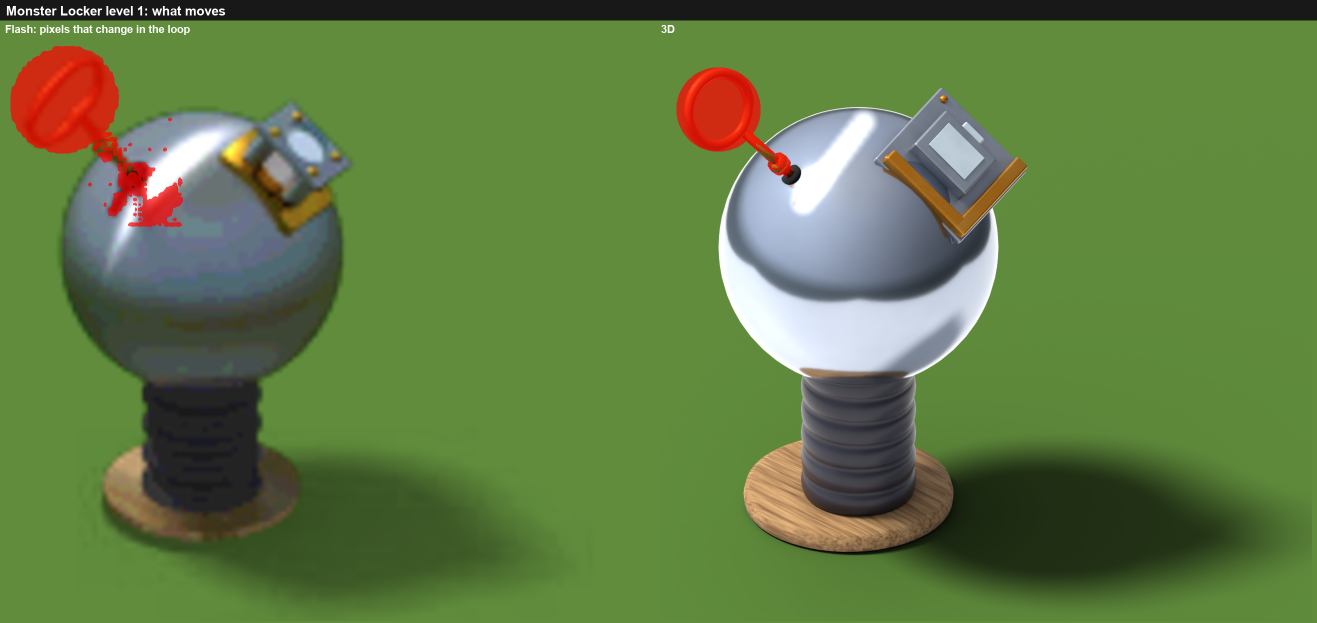
#> input picture art-samples/buildings-b6/locker-v1/L1-motion.png, 2634 x 1246 px, given in place of 8.1.jpg, which was not available (shown at 1/2 size)
$ python buttons.py
#> lines starting #> are read from the running program, lines starting #| are printed output that depends on the picture; after the words box and inside, x2 and y2 are one past the last pixel; in counts of white or black regions, pixels touching at a corner belong together
### art-samples/buildings-b6/locker-v1/stack.py
"""stack.py : the Monster Locker's parts and their mounting points per level, shared by locker.py (Blender) and post.py.

Flash redesigns the Locker at every level, so the 3D follows it while keeping one family of parts: a wooden base
disc, the black ribbed bellows, a polished blue-chrome shell, the gold wind-up key on top at the left (it turns about
its shaft once a loop), the gold barrel of blocks inside (it turns about its axle), and steel panels with gold
brackets bolted to the shell. Levels 2-4 (reviewer + owner, 7 Nov): separate round gold gear wheels on ONE axle seen
nearly edge-on (only the front half of each rim shows as a tall arc of flat tooth tops, dark gaps between), the key's
stem down between the first two.
Level 1: a small chrome ball on short bellows on a wooden disc, a closed shell, one panel box with a window.
Level 2: a big ball with an opening at its upper front left showing three gold cogs inside (the key's shaft comes down
through the opening and turns the middle one), four panels (two with portholes), taller bellows, and the disc lifted
on three needle legs.
Level 3: the shell becomes an egg lying along world X with its top-front half cut away over the long barrel of gold
blocks, a flat end plate on the right, a square chimney at the back right, a gold cog under a wide flat bellows, four
bolt feet; the key's bow becomes a gold wire monster face.
Level 4: level 3 lifted on four steel pillars round the bellows, on a wide wooden base; barred vents replace the
portholes, the key's bow is a solid gold monster head and the chimney gets a gold cage.

World units: 10 Flash px across, 8.66 Flash px up (the hatchery/putty/pebble/twig camera: orthographic, 30 degrees up).
Bearings: 0 = world +X (front right on screen), -90 = world -Y (front left), -45 = straight at the viewer.
Positions are given as Flash pixels (game frame, origin = the building's anchor) where Flash shows them.
"""
import math

ORIGIN = (0.0, 55.0)        # Flash pixel of the world origin (on the ground)
GROUND = 0.0
FRAMES = {1: 21, 2: 20, 3: 20, 4: 20}     # Flash's loops (level 4's data says 21, but its strip has 20 cells)

KEY_TURN = {1: 0.5, 2: 0.5, 3: -0.5, 4: 0.5}  # the key's turns a loop (level 3 the other way round) (Flash's rings turn half round: they look
                                             # the same after half a turn; the monster bows too: Flash shows one edge-on a loop)
KEY0 = {1: -1.0, 2: 252.0, 3: 90.0, 4: 90.0}   # the key's bow at frame 0 (degrees about its shaft)

# the ground middle under each level's axis (Flash px)
GC = {1: (-2.0, 53.0), 2: (0.0, 57.0), 3: (1.0, 50.0), 4: (-3.0, 52.0)}

SHEEN = {2: tuple((-30 + 1.5 * i, -22 - 1.0 * i) for i in range(8)), 1: tuple((-13 + 1.1 * i, -8 - 1.45 * i) for i in range(12)), 3: (), 4: ()}   # Flash's white streak on the
                                                                                   # shell (Flash px along it)
# ---- level 1
L1_DISC_R, L1_DISC_H = 2.1, 0.4
L1_DISC_C = (-4.0, 52.0)                         # Flash px of the disc's middle on the ground
L1_BELLOWS_R, L1_BELLOWS_RIBS = 1.15, 6
L1_BALL_C, L1_BALL_R = (-2.0, 1.0), 2.8          # Flash px of the ball's middle, radius (world)
L1_KEY_AT = (-15.5, -13.5)                       # Flash px where the key's shaft leaves the ball
L1_KEY_RING = (-25.0, -27.0)                     # Flash px of the ring's middle (Flash: oval 22x16 px at -38..-16, -37..-21)
L1_KEY_RING_R = 1.0
L1_KEY_SQUASH = 0.72                             # the ring is an oval: this much shorter along the shaft than across (Flash 16/22)
L1_BOX_AT = (16.0, -15.0)                        # Flash px of the panel box's middle on the ball
L1_BOX_SPIN = 20.0
L1_BOX_LEAN = 0.7

# ---- level 2
L2_DISC_R, L2_DISC_Z, L2_DISC_H = 2.75, 1.85, 0.32
L2_BELLOWS_R, L2_BELLOWS_RIBS = 2.15, 7
L2_BALL_C, L2_BALL_R = (-1.0, -18.0), 4.2
L2_HOLE = (290.0, 28.0, 3.8)                    # the top hole: the cut plane's normal tilted toward this bearing by this
                                                 # many degrees, at this distance from the ball's middle
L2_LEGS = (225.0, 45.0, -45.0)                   # the three needle legs' bearings
L2_LEG_D = 4.05
L2_KEY_RING = (-27.0, -75.0)
L2_KEY_RING_R = 1.5
L2_KEY_LEAN = 46.0                               # the shaft leans this far out of the screen toward the camera
L2_WALL = 0.28                                   # the shell's wall at the opening (Flash shows a thick lip)
L2_KEY_FOOT = (-20.0, -45.0)                     # Flash px where the key's stem goes down into the hole between the two
                                                 # gear wheels
# level 2's two gear wheels (as L3_GEARS, smaller): seen through the hole as two leaning bands of big flat gold tooth
# tops; 10 teeth and 36 degrees a loop = one tooth a loop
L2_GEARS = dict(psi=35.0, q=0.30, c1=(-12.0, -41.0), depth=0.0, pitch=1.0, radii=(2.0, 1.9), thick=0.6,
                teeth=(10, 10), tooth=0.22, turn=36.0)
L2_PANELS = (                                    # Flash px of each panel's middle, kind
    ((-42.0, -24.0), "port"),
    ((-28.0, -6.0), "port"),
    ((17.0, 3.0), "port"),
    ((24.0, -47.0), "box"),
)
L2_PANEL_SPIN = (0.0, 0.0, 0.0, 30.0)
L2_PANEL_LEAN = (0.0, 0.2, 0.2, 0.5)


def polar(th, r, z):
    a = math.radians(th)
    return (r * math.cos(a), r * math.sin(a), z)


# ---- levels 3 and 4 (level 4 = level 3 on pillars and a wooden base, vents for portholes, a solid bow, a caged chimney)
L3_BODY_C, L3_BODY_R = (2.0, -14.0), 4.4         # (kept for the panels' stand-off: the body's rough radius)
# the body: Flash's tall egg, its top leaning toward the back right, its upper left side cut away by a plane along its
# length (the opening faces up and toward the front left); the gold barrel lies in it along the egg's axis, half of it
# above the rim
L3_EGG_C = (0.0, -14.0)                         # Flash px of the egg's middle (in the upright plane through the axis)
L3_EGG_R = (4.5, 4.6, 3.9)                       # radius across, half length toward the top, toward the bottom
L3_EGG_TAPER, L4_EGG_TAPER = 0.0, 0.0          # the egg's width change toward its top (+ wider)
L3_EGG_AXIS = (70.0, 12.0)                       # the long axis: from straight up toward this bearing, by this much
L3_CUT = (30.0, 12.0, 1.2)                      # the opening's plane: its normal from straight up toward this bearing
                                                 # by this much, its distance from the middle
L3_CUT2 = (200.0, 100.0, -2.4)                          # the dome's cut face (as L3_CUT); None: one plane cut only
L3_CUT_R, L4_CUT_R = 2.5, 2.5                    # the corner between the two cuts rounded to this radius
# the gears (Flash, owner 7 Nov): four separate round gold gear wheels on ONE axle, seen nearly edge-on from the
# game camera (only the front half of each rim shows: a tall "(" arc of flat tooth tops, a dark gap (the next
# wheel's face) between neighbours). Fitted to Flash's moving-pixel map (review/flash-L3-moving-grid10.png) as
# coaxial ellipses: the axle's screen direction leans `psi` degrees below horizontal to the right and points `q`
# (cosine) toward the camera, so the wheels to the right stand nearer the camera and hide their neighbours' right
# halves. c1 = Flash px of the first (biggest, back-left) wheel's middle, depth = how far behind the egg's middle
# along the view; pitch = the wheels' spacing along the axle (world units); radii front to back; teeth per wheel
# (10 each: Flash shows ~5 big flat tooth tops per half-rim arc; the 36-degree turn a loop = 1 tooth, seamless, ~1 px a frame)
L3_GEARS = dict(psi=37.0, q=0.27, c1=(-13.0, -44.0), depth=0.0, pitch=1.0, radii=(3.0, 3.0, 2.9, 2.2),
                thick=0.6, teeth=(10, 10, 10, 10), tooth=0.22, turn=36.0)
L4_GEARS = dict(psi=31.0, q=0.20, c1=(-19.0, -43.5), depth=0.0, pitch=1.5, radii=(3.3, 3.3, 3.2, 2.7),
                thick=0.85, teeth=(10, 10, 10, 10), tooth=0.26, turn=36.0)   # level 4: chunkier, deeper teeth
L3_BOSS, L4_BOSS = (5.0, -65.0, 1.1, 1.0), (10.0, -68.0, 1.25, 1.0)   # the static rounded gold boss at the back top
#                                            (the axle's back bearing cap): Flash px of its middle, radius, depth behind
#                                            the egg's middle along the view
L3_GCOG_R, L3_GCOG_Z = 2.4, 0.2                  # the gold cog under the bellows: radius, height of its middle (Flash:
#                                                 small, dark, shallow teeth, tucked under the plate)
L3_BELLOWS_Z = 2.3                               # the bellows' foot (on the cog's hub)
L3_BELLOWS_R = 3.3
L3_BELLOWS_IN = 0.6                              # the bellows reach up into the egg to where its underside is this wide
L3_BELLOWS_RIBS = 3                              # flat rings, as Flash
L3_PLATE_R, L3_PLATE_H = 3.45, 0.3               # the grey plate under the bellows
L3_FOOT_D, L3_ARM_Z = 4.9, 2.9                 # the feet: distance out, the arms' height
L3_NUT_R, L3_BOLT_Z = 0.8, 2.1                # level 3: the hex nut each bolt stands on, the arms' height
L3_CHIM_TOP, L3_CHIM_Y, L3_CHIM_W = (35.0, -65.0), 4.5, 2.0
L3_CHIM_LEAN = (45.0, 10.0)                     # the chimney's foot swings toward this bearing by this much
L3_CHIM_BEND = 40.0                              # the duct below the plate slants this far toward the body
L3_KEY_FOOT, L4_KEY_FOOT = (-27.0, -50.0), (-23.0, -52.0)   # Flash px where the key's stem goes down between the first
#                                                 and second gear wheels (no bearing block: the stem disappears between
#                                                 the rims)
L3_KEY_AXIS = (-39.0, -85.0)                     # level 3: Flash px of the bow's far end when edge-on (frame 13): the key turns about
                                                 # the line from the stem's foot to here
L3_AXIS_LEAN, L4_AXIS_LEAN = 55.0, 25.0          # that line leans this far out of the screen's plane toward the camera
                                                 # (level 3: steep, so the bow swings round in the picture as Flash's)
L3_KEY_BOW = (-31.0, -70.0)                      # Flash px of the bow's middle
L3_BOW_SCALE = 1.4
L3_BOW_FOOT, L4_BOW_FOOT = (-27.4, -58.0), (-30.0, -62.0)   # Flash px where the stem meets the bow
L3_PANELS = (((-42.5, -25.0), "strip"), ((-26.0, 2.0), "port"), ((22.0, 10.0), "port"))
L4_PANELS = (((-41.0, -20.0), "port"), ((-30.0, 6.0), "port"), ((26.0, 10.0), "port"))   # level 4: vents there
L3_PANEL_SPIN = (0.0, 0.0, 0.0)
L3_PANEL_LEAN = (0.0, 0.2, 0.2)
L4_BASE_C, L4_BASE_R, L4_BASE_H = (-1.0, 56.0), 4.3, 0.45
L4_BASE_W, L4_PAD_R = 1.6, 1.05                   # the ring's width, the pads' radius
L4_BASE_LUMPS = (26, 0.55, 0.35)                  # Flash: a tan LUMPY ring of bone/sandbag lumps: count, lump radius, height jitter
L4_EGG_C = (3.0, -8.0)
L4_EGG_R = (4.8, 4.7, 4.0)                # level 4: level 3's egg a little bigger (as Flash)
L4_GCOG_R = 2.5
L4_CUT, L4_CUT2 = L3_CUT, L3_CUT2                      # level 4: the opening bigger and lower
L4_PILLAR_R, L4_PILLAR_TOP = 0.5, 5.3
L4_BOW_R = 1.05
# level 4's skull bow (key-local units, up the shaft from the stem's end): head radius, its middle and the jaw's middle
# up the shaft, plate thickness, rim wire, jaw (width, height), eyes (across, up, radius across, radius up), nose up,
# horns (degrees off the top, length). Flash's head turns half round a loop, square to the camera at frame 3 (its
# widest), edge-on at 13
L4_KEY_AXIS = (-45.0, -86.0)                     # level 4: Flash px of the head's top when edge-on (frame 13)
L4_SKULL = dict(r=1.0, head_v=1.7, jaw_v=0.5, th=0.42, rim=0.2, jaw=(1.3, 0.72), eye=(0.42, 0.08, 0.3, 0.36),
                nose=-0.42, horn=(32.0, 0.32))
KEY_FACE = {3: 4, 4: 7}   # the frame the bow is built facing the camera (L3 traced from Flash frame 5; both timed by bow area per frame, keywidth.py)


def mounts(lv):
    """Parts fixed at one place on every level (for post.py's dashed lines): none, as Flash redesigns each level."""
    return {}


# trial values without editing this file: S_OVR='{"L3_CUT": [280, 40, 3.0]}'
import json as _json  # noqa: E402
import os as _os  # noqa: E402
for _k, _v in _json.loads(_os.environ.get("S_OVR", "{}")).items():
    globals()[_k] = tuple(_v) if isinstance(_v, list) else _v

### art-samples/buildings-b6/locker-v1/post.py
"""post.py : the Monster Locker 3D sample pictures, from locker.py's renders (render/) and the Flash art (fref.py).

    python post.py side <level>      L<level>-side.png      Flash | 3D, large (the building fills the frame), frame 0
    python post.py outline <level>   L<level>-outline.png   Flash outline (red) on the 3D, the miss map; overlap printed
    python post.py anim <level>      L<level>-anim.mp4      Flash | 3D, the producing loop at the game's 13.3 frames a
                                     second (40 Hz yard tick, a frame every 3rd tick), three times round
    python post.py motion <level>    L<level>-motion.png    where the 3D loop changes pixels (red), beside Flash's
    python post.py levels            locker-levels.png  L1 L2 L3 at one scale: Flash above 3D, lines through the
                                     parts every level shares (on the 3D)
A 3D frame is the base picture (every still part and the ground shadow) with the frame's moving-parts layer laid over
it, so nothing outside the moving parts can change between frames.
"""
import subprocess
import sys
from pathlib import Path

import numpy as np
from PIL import Image, ImageChops, ImageDraw, ImageFont

import fit
import fref
import stack as S

HERE = Path(__file__).resolve().parent
R = HERE / "render"
GRASS = (96, 140, 60)
FPS = 40 / 3


# [5 lines left out: function font, not called in this run]


def frame3d(lv, k=0, r=R):
    base = Image.open(r / f"L{lv}-base.png").convert("RGBA")
    p = r / f"L{lv}-parts-{k:02d}.png"
    if p.exists():
        base.alpha_composite(Image.open(p).convert("RGBA"))
    return base


# [174 lines left out: functions flash, on_grass, box_of, pair, side, anim and 5 more, not called in this run]


# [20 lines that do not run on import are left out]

### art-samples/buildings-b6/locker-v1/buttons.py
"""buttons.py : build-menu pictures (server/public/assets/buildingbuttons/8.<n>.jpg, 120x160, white) from the 3D renders.

    python buttons.py   -> buttons/8.<n>.png (n = 1..4; 8.png = level 2 as the game's 8.jpg) and locker-buttons.png
Each 3D picture (building and its ground shadow) is scaled and placed so its outline fills the same box as the Flash
button's drawing.
"""
from pathlib import Path

import numpy as np
from PIL import Image, ImageDraw

from post import font, frame3d

HERE = Path(__file__).resolve().parent
BTN = HERE.parents[2] / "server/public/assets/buildingbuttons"
OUT = HERE / "buttons"


def drawn_box(im):
    a = np.array(im.convert("L")) < 225
    ys, xs = np.nonzero(a)
    return xs.min(), ys.min(), xs.max() + 1, ys.max() + 1


def button(lv):
#> called with lv = 1
    fl = Image.open(BTN / f"8.{lv}.jpg").convert("RGB")
#> fl is the input picture: PIL image 2634x1246 RGB; mean R, G, B 96.1, 122.6, 67.9
    fx0, fy0, fx1, fy1 = drawn_box(fl)
#> in drawn_box, `a = np.array(im.convert("L")) < 225`:
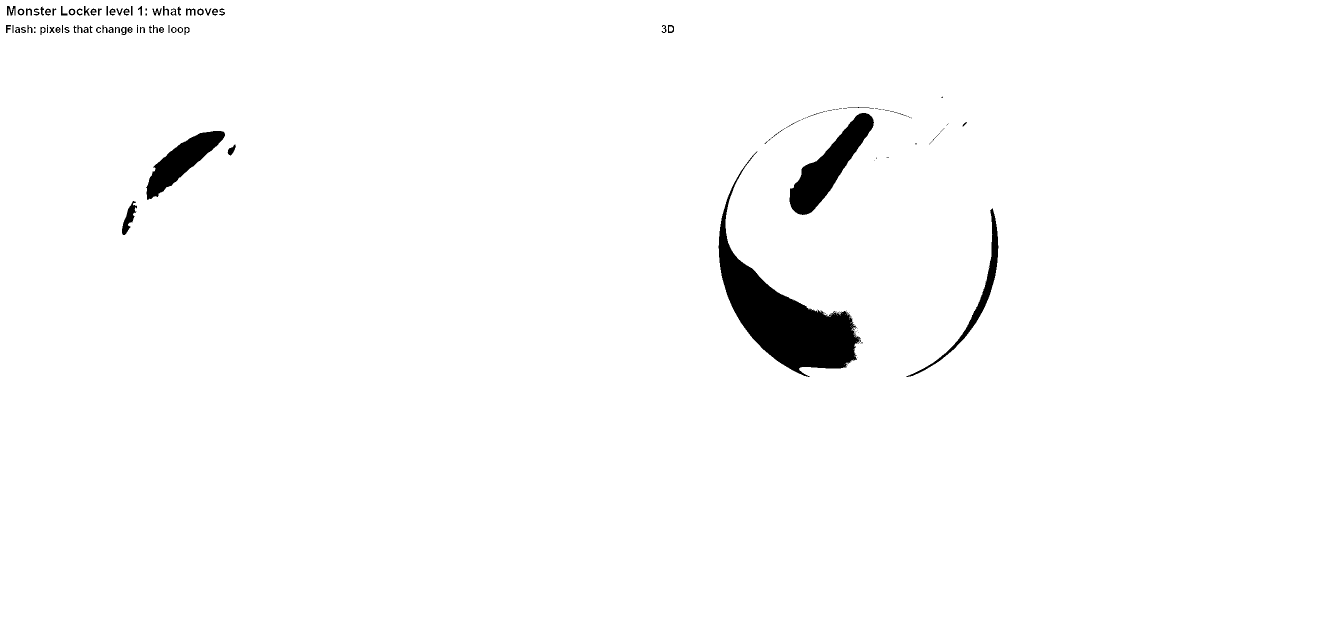
#> a: shape (1246, 2634) bool (shown at 1/2 size); 98% white; 125 black regions (52 under 20 px), largest, box (x1, y1, x2, y2) and area: (1437, 303, 1723, 754) 33888, (1579, 226, 1748, 430) 12343, (292, 262, 450, 400) 8165
#> fx0 = 0; fy0 = 0; fx1 = 2634; fy1 = 1246
    im = frame3d(lv, 0)     # the still body and the moving parts at frame 0
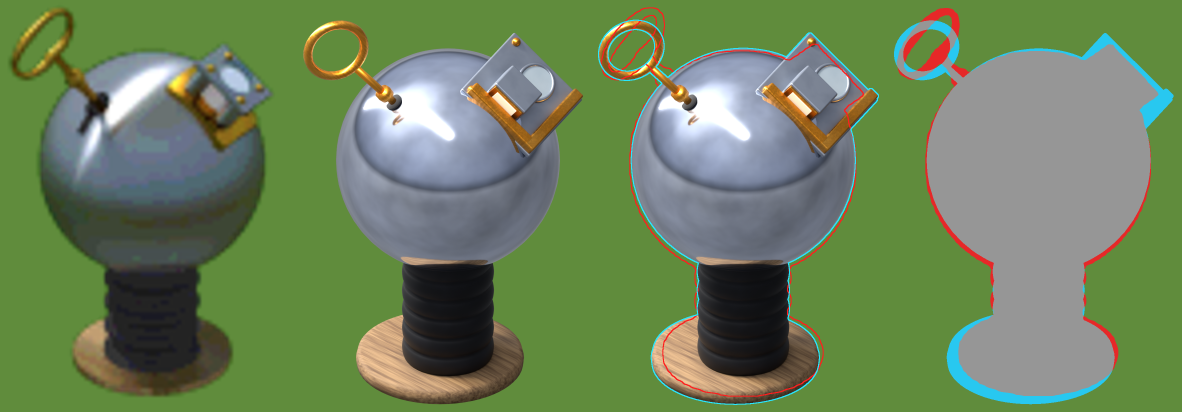
#> input picture art-samples/buildings-b6/locker-v1/L1-outline.png, 3544 x 1236 px, given in place of L1-base.png, which was not available (shown at 1/3 size)
    a = np.array(im.getchannel("A")) > 24
#> a: shape (1236, 3544) bool; every value is 1
    ys, xs = np.nonzero(a)
    im = im.crop((xs.min(), ys.min(), xs.max() + 1, ys.max() + 1))
    s = (fy1 - fy0) / im.height
#> s = 1.01
    im = im.resize((max(1, round(im.width * s)), max(1, round(im.height * s))), Image.LANCZOS)
    out = Image.new("RGBA", fl.size, (255, 255, 255, 255))
#> out: PIL image 2634x1246 RGBA; every value is 255
    cx = (fx0 + fx1) // 2
#> cx = 1317
    out.alpha_composite(im, (max(0, cx - im.width // 2), fy0))
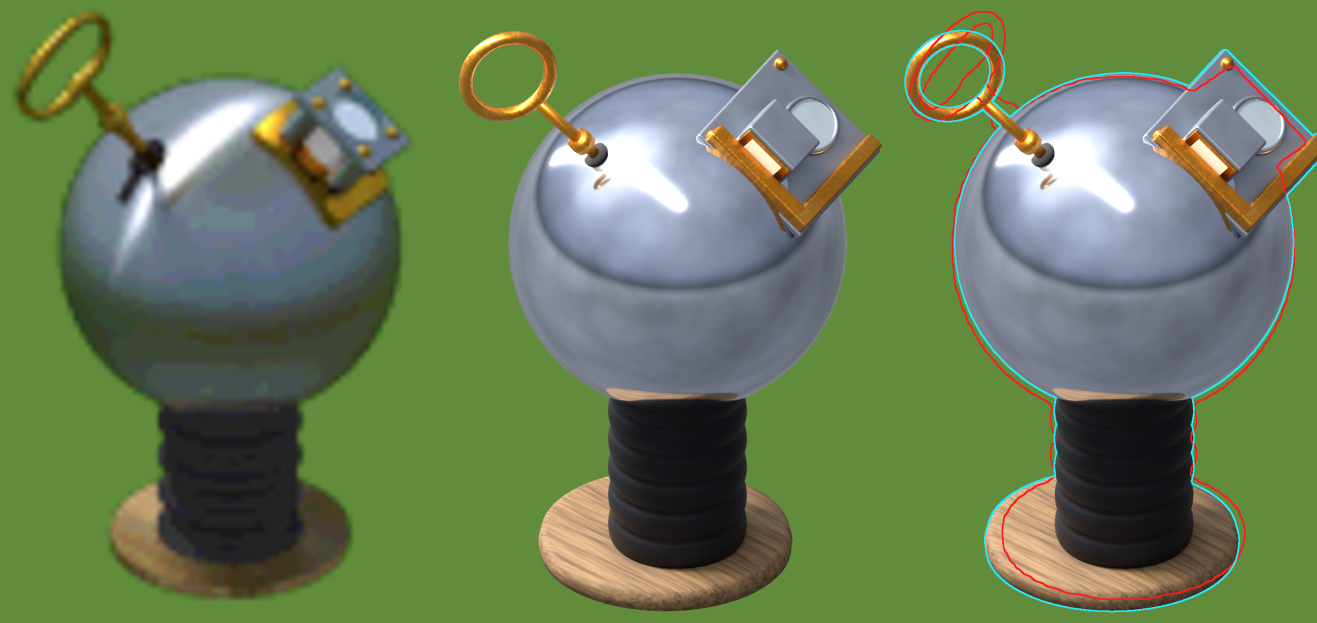
#> out: PIL image 2634x1246 RGBA (shown at 1/2 size); mean R, G, B, A 103.7, 125.2, 85.3, 255
    return fl, out.convert("RGB")


def main():
    OUT.mkdir(exist_ok=True)
    pairs = []
    for lv in (1, 2, 3, 4):
        fl, b = button(lv)
        b.save(OUT / f"8.{lv}.png")
        if lv == 2:
            b.save(OUT / "8.png")
        pairs.append((lv, fl, b))
    k = 3
    w, h = pairs[0][1].size
    sheet = Image.new("RGB", (len(pairs) * (w * k + 16) + 16, 2 * h * k + 110), (24, 24, 24))
    d = ImageDraw.Draw(sheet)
    d.text((12, 8), "Monster Locker build-menu pictures (120x160, shown 3x): Flash above 3D", fill=(255, 255, 255),
           font=font(20))
    for i, (lv, fl, b) in enumerate(pairs):
        x = 16 + i * (w * k + 16)
        d.text((x, 40), f"Level {lv}", fill=(255, 220, 120), font=font(18))
        sheet.paste(fl.resize((w * k, h * k), Image.NEAREST), (x, 66))
        sheet.paste(b.resize((w * k, h * k), Image.NEAREST), (x, 66 + h * k + 12))
    sheet.save(HERE / "locker-buttons.png")
    print("wrote locker-buttons.png", sheet.size)


if __name__ == "__main__":
#> (the run stopped early here; a loop or call above may not have finished)
